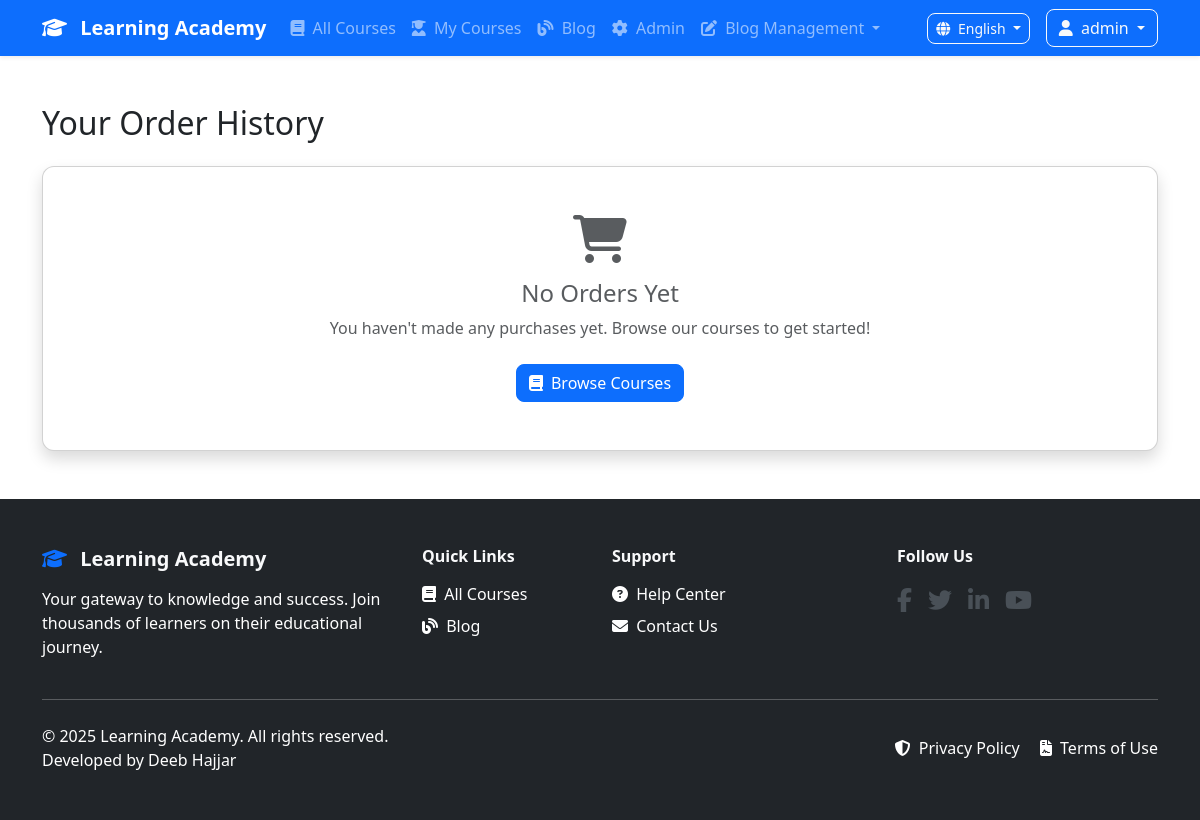
Page /payments/order-history/ (signed in) on the earlier database version.
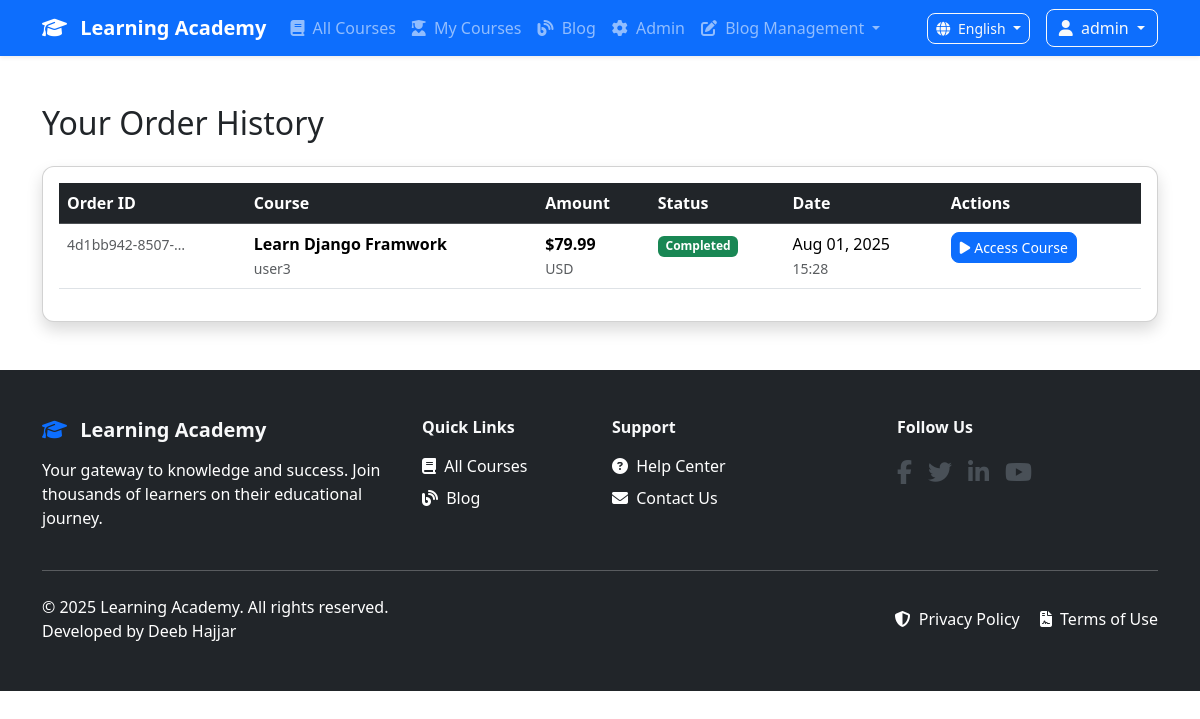
Same page on the later database version.
### payments/models.py (models this page shows, shortened)
class Order(models.Model):
    ORDER_STATUS = [
        ('pending', _('Pending')),
        ('completed', _('Completed')),
        ('failed', _('Failed')),
        ('cancelled', _('Cancelled')),
        ('refunded', _('Refunded')),
    ]
    user = models.ForeignKey(User, on_delete=models.CASCADE)
    course = models.ForeignKey(Course, on_delete=models.CASCADE)
    order_id = models.CharField(max_length=100, unique=True)
    amount = models.DecimalField(max_digits=10, decimal_places=2)
    currency = models.CharField(max_length=3, default='USD')
    status = models.CharField(max_length=20, choices=ORDER_STATUS, default='pending')
    stripe_payment_intent_id = models.CharField(max_length=200, blank=True)
    stripe_payment_method_id = models.CharField(max_length=200, blank=True)
    created_at = models.DateTimeField(auto_now_add=True)
    updated_at = models.DateTimeField(auto_now=True)
    completed_at = models.DateTimeField(null=True, blank=True)
    class Meta:
        verbose_name = _('Order')
        verbose_name_plural = _('Orders')

### courses/models.py (models this page shows, shortened)
class Course(models.Model):
    DIFFICULTY_CHOICES = [
        ('beginner', _('Beginner')),
        ('intermediate', _('Intermediate')),
        ('advanced', _('Advanced')),
    ]
    STATUS_CHOICES = [
        ('draft', _('Draft')),
        ('published', _('Published')),
        ('archived', _('Archived')),
    ]
    title = models.CharField(max_length=200)
    slug = models.SlugField(unique=True)
    description = models.TextField()
    short_description = models.TextField(max_length=300)
    instructor = models.ForeignKey(Instructor, on_delete=models.CASCADE)
    thumbnail = models.ImageField(upload_to='courses/thumbnails/', storage=S3Boto3Storage())
    video_preview = models.FileField(upload_to='courses/previews/', storage=S3Boto3Storage(), blank=True)
    price = models.DecimalField(max_digits=10, decimal_places=2)
    discount_price = models.DecimalField(max_digits=10, decimal_places=2, null=True, blank=True)
    difficulty = models.CharField(max_length=20, choices=DIFFICULTY_CHOICES)
    duration_hours = models.PositiveIntegerField(help_text="Total duration of the course in hours")
    language = models.CharField(max_length=10, default='ar')
    requirements = models.TextField(blank=True, help_text="Course requirements")
    what_you_learn = models.TextField()
    status = models.CharField(max_length=20, choices=STATUS_CHOICES, default='draft')
    is_featured = models.BooleanField(default=False)
    created_at = models.DateTimeField(auto_now_add=True)
    updated_at = models.DateTimeField(auto_now=True)
    enrolled_students = models.PositiveIntegerField(default=0)
    rating = models.DecimalField(max_digits=3, decimal_places=2, default=0.00)
    total_reviews = models.PositiveIntegerField(default=0)
    class Meta:
        verbose_name = 'Course'
        verbose_name_plural = 'Courses'

class Instructor(models.Model):
    user = models.OneToOneField(User, on_delete=models.CASCADE)
    expertise = models.TextField()
    experience_years = models.PositiveIntegerField(default=0)
    rating = models.DecimalField(max_digits=3, decimal_places=2, default=0.00)
    total_students = models.PositiveIntegerField(default=0)
    total_courses = models.PositiveIntegerField(default=0)
    is_featured = models.BooleanField(default=False)
    created_at = models.DateTimeField(auto_now_add=True)
    updated_at = models.DateTimeField(auto_now=True)
    class Meta:
        verbose_name = 'Instructor'
        verbose_name_plural = 'Instructors'

### accounts/models.py (models this page shows, shortened)
class User(AbstractUser):
    email = models.EmailField(unique=True)
    username = models.CharField(max_length=100, unique=True)
    phone_number = models.CharField(max_length=15, blank=True, null=True)
    avatar = models.ImageField(upload_to='users/avatars', storage=S3Boto3Storage(), blank=True, null=True)
    bio = models.TextField(blank=True, null=True)
    date_of_birth = models.DateField(blank=True, null=True)
    country = models.CharField(max_length=100, blank=True, null=True)
    city = models.CharField(max_length=100, blank=True, null=True)
    is_instructor = models.BooleanField(default=False)
    is_verified = models.BooleanField(default=False)
    google_id = models.CharField(max_length=100, blank=True)
    profile_picture_url = models.URLField(blank=True)
    created_at = models.DateTimeField(auto_now_add=True)
    updated_at = models.DateTimeField(auto_now=True)
    USERNAME_FIELD = 'email'
    REQUIRED_FIELDS = ['username']
    def get_full_name(self):
        return f"{self.first_name} {self.last_name}".strip() or self.username
    class Meta:
        verbose_name = 'User'
        verbose_name_plural = 'Users'
        ordering = ['-created_at']

### payments/views.py (the view)
# urls.py: path('order-history/', views.OrderHistoryView.as_view(), name='order_history'),
@method_decorator(login_required, name='dispatch')
class OrderHistoryView(ListView):
    model = Order
    template_name = 'payments/order_history.html'
    context_object_name = 'orders'
    paginate_by = 10
    def get_queryset(self):
        return Order.objects.filter(
            user=self.request.user
        ).select_related('course').order_by('-created_at')

### core/context_processors.py (called while the page is built)
def site_settings(request):
    return {
        'site_settings': SiteSettings.objects.first()
    }

### templates/payments/order_history.html (shortened to what the changed rows need)
{% extends 'base.html' %}
{% load i18n %}
{% block content %}
<div class="container py-5">
    <div class="row">
        <div class="col-12">
            <h2 class="mb-4">{% trans "Your Order History" %}</h2>
            {% if orders %}
                <div class="card shadow">
                    <div class="card-body">
                        <div class="table-responsive">
                            <table class="table table-hover">
                                <thead class="table-dark">
                                    <tr>
                                        <th>{% trans "Order ID" %}</th>
                                        <th>{% trans "Course" %}</th>
                                        <th>{% trans "Amount" %}</th>
                                        <th>{% trans "Status" %}</th>
                                        <th>{% trans "Date" %}</th>
                                        <th>{% trans "Actions" %}</th>
                                    </tr>
                                </thead>
                                <tbody>
                                    {% for order in orders %}
                                    <tr>
                                        <td>
                                            <small class="text-muted">{{ order.order_id|truncatechars:15 }}</small>
                                        </td>
                                        <td>
                                            <strong>{{ order.course.title }}</strong>
                                            <br>
                                            <small class="text-muted">{{ order.course.instructor.user.get_full_name }}</small>
                                        </td>
                                        <td>
                                            <strong>${{ order.amount }}</strong>
                                            <br>
                                            <small class="text-muted">{{ order.currency }}</small>
                                        </td>
                                        <td>
                                            {% if order.status == 'completed' %}
                                                <span class="badge bg-success">{% trans "Completed" %}</span>
                                            {% elif order.status == 'pending' %}
                                                <span class="badge bg-warning">{% trans "Pending" %}</span>
                                            {% elif order.status == 'failed' %}
                                                <span class="badge bg-danger">{% trans "Failed" %}</span>
                                            {% elif order.status == 'cancelled' %}
                                                <span class="badge bg-secondary">{% trans "Cancelled" %}</span>
                                            {% elif order.status == 'refunded' %}
                                                <span class="badge bg-info">{% trans "Refunded" %}</span>
                                            {% endif %}
                                        </td>
                                        <td>
                                            {{ order.created_at|date:"M d, Y" }}
                                            <br>
                                            <small class="text-muted">{{ order.created_at|time:"H:i" }}</small>
                                        </td>
                                        <td>
                                            {% if order.status == 'completed' %}
                                                <a href="{% url 'courses:course_detail' order.course.slug %}"
                                                   class="btn btn-sm btn-primary">
                                                    <i class="fas fa-play me-1"></i>{% trans "Access Course" %}
                                                </a>
                                            {% elif order.status == 'pending' %}
                                                <button class="btn btn-sm btn-outline-warning" disabled>
                                                    <i class="fas fa-clock me-1"></i>{% trans "Processing" %}
                                                </button>
                                            {% endif %}
                                        </td>
                                    </tr>
                                    {% endfor %}
                                </tbody>
                            </table>
                        </div>
                    </div>
                </div>
            {% else %}
                <div class="card shadow">
                    <div class="card-body text-center p-5">
                        <i class="fas fa-shopping-cart text-muted mb-3" style="font-size: 3rem;"></i>
                        <h4 class="text-muted">{% trans "No Orders Yet" %}</h4>
                        <p class="text-muted mb-4">
                            {% trans "You haven't made any purchases yet. Browse our courses to get started!" %}
                        </p>
                        <a href="{% url 'courses:course_list' %}" class="btn btn-primary">
                            <i class="fas fa-book me-2"></i>{% trans "Browse Courses" %}
                        </a>
                    </div>
                </div>
            {% endif %}
        </div>
    </div>
</div>
{% endblock %}

Differences in the rows shown:
added Order: order_id "4d1bb942-8507-…", course "Learn Django Framwork", course.instructor.user.get_full_name "user3", amount "79.99", currency "USD", created_at "Aug 01, 2025", created_at "15:28"
Other differences:
text no longer shown: "No Orders Yet You haven't made any purchases yet. Browse our courses to get started! Browse Courses"
text now shown: "Order ID Course Amount Status Date Actions"
